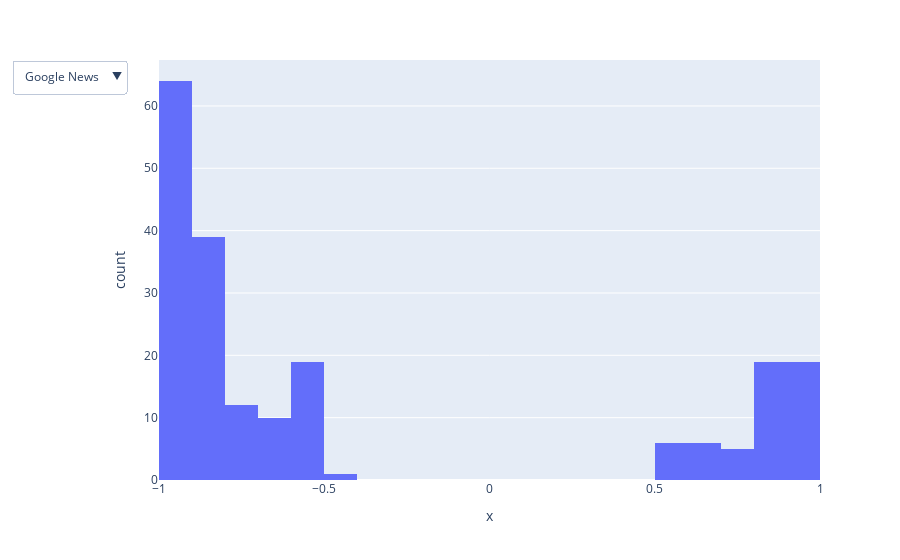

The cell this chart's notebook holds for it:
### Code cell
# Create a pie chart of sentiment_label
categories=df["Source"].unique()
figs = {categorie: px.histogram(df[df['Source']==categorie], x=df[df['Source']==categorie]["sentiment_score"], nbins=20) for categorie in categories}

categorie_1 = categories[0]
fig = figs[categorie_1].update_traces(visible=True)
for categorie in categories:
    if categorie != categorie_1:
        fig.add_traces(figs[categorie].data)
        
fig.update_layout(
    updatemenus=[
        {
            "buttons": [
                {
                    "label": categorie,
                    "method": "update",
                    "args": [{"visible": [categorie_2 == categorie for categorie_2 in categories]}, {"title": categorie}]
                }
                for categorie in categories
            ]
        }
    ]
)

fig.show()

### Figure 1 — Plotly figure (JSON) as saved in the notebook; plotly's stock layout.template omitted (floating-point values rounded to 4 significant figures)
{"data": [{"alignmentgroup": "True", "bingroup": "x", "hovertemplate": "x=%{x}<br>count=%{y}<extra></extra>", "legendgroup": "", "marker": {"color": "#636efa", "pattern": {"shape": ""}}, "name": "", "nbinsx": 20, "offsetgroup": "", "orientation": "v", "showlegend": false, "type": "histogram", "visible": true, "x": [-0.9443, 0.6984, 0.6907, -0.8831, -0.8838, 0.9433, -0.5446, 0.8101, -0.8831, 0.8488, -0.9256, -0.8099, -0.9443, -0.9299, -0.4958, -0.9442, -0.9446, -0.5546, -0.9449, -0.933, -0.7111, -0.6777, -0.9433, -0.9407, -0.9446, -0.8831, -0.8562, -0.9452, 0.9003, -0.945, -0.9277, -0.8502, 0.7411, -0.8643, -0.5446, -0.8203, -0.9433, -0.945, -0.9433, -0.8454, -0.798, -0.9452, -0.8631, -0.9441, -0.9433, -0.9644, -0.9439, -0.8312, -0.5846, -0.9447, -0.946, -0.9458, 0.7772, -0.6163, -0.8623, -0.7546, -0.9459, 0.5921, -0.9467, -0.9461, 0.857, -0.5529, -0.9467, -0.9455, 0.8467, -0.9357, -0.945, -0.8919, 0.6349, -0.9475, -0.9606, -0.5519, -0.946, -0.6613, -0.7022, -0.9464, -0.9465, -0.9467, -0.9461, 0.8965, 0.9253, -0.9468, 0.614, -0.9463, 0.5452, -0.9463, -0.6159, -0.9464, -0.9467, -0.9469, 0.7277, -0.9456, -0.9466, -0.8095, -0.9455, -0.511, -0.9457, -0.9473, -0.9457, -0.9463], "xaxis": "x", "yaxis": "y"}, {"alignmentgroup": "True", "bingroup": "x", "hovertemplate": "x=%{x}<br>count=%{y}<extra></extra>", "legendgroup": "", "marker": {"color": "#636efa", "pattern": {"shape": ""}}, "name": "", "nbinsx": 20, "offsetgroup": "", "orientation": "v", "showlegend": false, "type": "histogram", "x": [0.7143, -0.8676, -0.8754, -0.9137, -0.7824, -0.828, -0.5563, -0.9403, -0.8157, 0.8855, -0.7217, -0.9205, -0.6363, -0.724, 0.9437, 0.8893, -0.8592, 0.8, -0.8909, 0.9396, 0.5596, 0.8992, -0.9032, 0.8139, -0.8976, 0.8704, 0.8377, -0.756, -0.8463, 0.9201, 0.941, -0.8034, 0.5138, 0.9485, -0.6307, 0.6783, -0.8728, -0.5266, 0.9369, 0.9323, -0.6526, -0.5114, -0.8714, -0.932, -0.8685, -0.576, -0.9032, 0.9349, -0.5378, -0.5323, 0.7143, -0.8676, -0.8754, -0.9137, -0.7824, -0.828, -0.5563, -0.9403, -0.8157, 0.8855, -0.7217, -0.9205, -0.6363, -0.724, 0.9437, 0.8893, -0.8592, 0.8, -0.8909, 0.9396, 0.5596, 0.8992, -0.9032, 0.8139, -0.8976, 0.8704, 0.8377, -0.756, -0.8463, 0.9201, 0.941, -0.8034, 0.5138, 0.9485, -0.6307, 0.6783, -0.8728, -0.5266, 0.9369, 0.9323, -0.6526, -0.5114, -0.8714, -0.932, -0.8685, -0.576, -0.9032, 0.9349, -0.5378, -0.5323], "xaxis": "x", "yaxis": "y"}], "layout": {"barmode": "relative", "legend": {"tracegroupgap": 0}, "margin": {"t": 60}, "updatemenus": [{"buttons": [{"args": [{"visible": [true, false]}, {"title": "Google News"}], "label": "Google News", "method": "update"}, {"args": [{"visible": [false, true]}, {"title": "Finviz"}], "label": "Finviz", "method": "update"}]}], "xaxis": {"anchor": "y", "domain": [0, 1], "title": {"text": "x"}}, "yaxis": {"anchor": "x", "domain": [0, 1], "title": {"text": "count"}}}}
